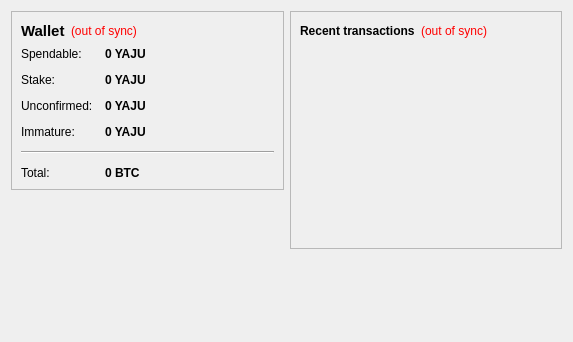
<?xml version="1.0" encoding="UTF-8"?>
<ui version="4.0">
 <class>OverviewPage</class>
 <widget class="QWidget" name="OverviewPage">
  <property name="geometry">
   <rect>
    <x>0</x>
    <y>0</y>
    <width>573</width>
    <height>342</height>
   </rect>
  </property>
  <property name="windowTitle">
   <string>Form</string>
  </property>
  <layout class="QHBoxLayout" name="horizontalLayout" stretch="1,1">
   <item>
    <layout class="QVBoxLayout" name="verticalLayout_2">
     <item>
      <widget class="QFrame" name="frame">
       <property name="frameShape">
        <enum>QFrame::StyledPanel</enum>
       </property>
       <property name="frameShadow">
        <enum>QFrame::Raised</enum>
       </property>
       <layout class="QVBoxLayout" name="verticalLayout_4">
        <item>
         <layout class="QHBoxLayout" name="horizontalLayout_4">
          <item>
           <widget class="QLabel" name="label_5">
            <property name="font">
             <font>
              <pointsize>11</pointsize>
              <weight>75</weight>
              <bold>true</bold>
             </font>
            </property>
            <property name="text">
             <string>Wallet</string>
            </property>
           </widget>
          </item>
          <item>
           <widget class="QLabel" name="labelWalletStatus">
            <property name="toolTip">
             <string>The displayed information may be out of date. Your wallet automatically synchronizes with the YAJUCOIN network after a connection is established, but this process has not completed yet.</string>
            </property>
            <property name="styleSheet">
             <string notr="true">QLabel { color: red; }</string>
            </property>
            <property name="text">
             <string notr="true">(out of sync)</string>
            </property>
            <property name="alignment">
             <set>Qt::AlignLeading|Qt::AlignLeft|Qt::AlignVCenter</set>
            </property>
           </widget>
          </item>
          <item>
           <spacer name="horizontalSpacer_2">
            <property name="orientation">
             <enum>Qt::Horizontal</enum>
            </property>
            <property name="sizeHint" stdset="0">
             <size>
              <width>40</width>
              <height>20</height>
             </size>
            </property>
           </spacer>
          </item>
         </layout>
        </item>
        <item>
         <layout class="QFormLayout" name="formLayout_2">
          <property name="fieldGrowthPolicy">
           <enum>QFormLayout::AllNonFixedFieldsGrow</enum>
          </property>
          <property name="horizontalSpacing">
           <number>12</number>
          </property>
          <property name="verticalSpacing">
           <number>12</number>
          </property>
          <item row="0" column="0">
           <widget class="QLabel" name="label">
            <property name="text">
             <string>Spendable:</string>
            </property>
           </widget>
          </item>
          <item row="0" column="1">
           <widget class="QLabel" name="labelBalance">
            <property name="font">
             <font>
              <weight>75</weight>
              <bold>true</bold>
             </font>
            </property>
            <property name="cursor">
             <cursorShape>IBeamCursor</cursorShape>
            </property>
            <property name="toolTip">
             <string>Your current spendable balance</string>
            </property>
            <property name="text">
             <string notr="true">0 YAJU</string>
            </property>
            <property name="textInteractionFlags">
             <set>Qt::LinksAccessibleByMouse|Qt::TextSelectableByKeyboard|Qt::TextSelectableByMouse</set>
            </property>
           </widget>
          </item>
          <item row="1" column="0">
           <widget class="QLabel" name="label_6">
            <property name="text">
             <string>Stake:</string>
            </property>
           </widget>
          </item>
          <item row="1" column="1">
           <widget class="QLabel" name="labelStake">
            <property name="font">
             <font>
              <weight>75</weight>
              <bold>true</bold>
             </font>
            </property>
            <property name="cursor">
             <cursorShape>IBeamCursor</cursorShape>
            </property>
            <property name="toolTip">
             <string>Total of coins that was staked, and do not yet count toward the current balance</string>
            </property>
            <property name="text">
             <string notr="true">0 YAJU</string>
            </property>
            <property name="textInteractionFlags">
             <set>Qt::LinksAccessibleByMouse|Qt::TextSelectableByKeyboard|Qt::TextSelectableByMouse</set>
            </property>
           </widget>
          </item>
          <item row="2" column="0">
           <widget class="QLabel" name="label_3">
            <property name="text">
             <string>Unconfirmed:</string>
            </property>
           </widget>
          </item>
          <item row="2" column="1">
           <widget class="QLabel" name="labelUnconfirmed">
            <property name="font">
             <font>
              <weight>75</weight>
              <bold>true</bold>
             </font>
            </property>
            <property name="cursor">
             <cursorShape>IBeamCursor</cursorShape>
            </property>
            <property name="toolTip">
             <string>Total of transactions that have yet to be confirmed, and do not yet count toward the current balance</string>
            </property>
            <property name="text">
             <string notr="true">0 YAJU</string>
            </property>
            <property name="textInteractionFlags">
             <set>Qt::LinksAccessibleByMouse|Qt::TextSelectableByKeyboard|Qt::TextSelectableByMouse</set>
            </property>
           </widget>
          </item>
          <item row="3" column="0">
           <widget class="QLabel" name="labelImmatureText">
            <property name="text">
             <string>Immature:</string>
            </property>
           </widget>
          </item>
          <item row="3" column="1">
           <widget class="QLabel" name="labelImmature">
            <property name="font">
             <font>
              <weight>75</weight>
              <bold>true</bold>
             </font>
            </property>
            <property name="toolTip">
             <string>Mined balance that has not yet matured</string>
            </property>
            <property name="text">
             <string notr="true">0 YAJU</string>
            </property>
            <property name="textInteractionFlags">
             <set>Qt::LinksAccessibleByMouse|Qt::TextSelectableByKeyboard|Qt::TextSelectableByMouse</set>
            </property>
           </widget>
          </item>
          <item row="4" column="0" colspan="2">
           <widget class="Line" name="line">
            <property name="orientation">
             <enum>Qt::Horizontal</enum>
            </property>
           </widget>
          </item>
          <item row="5" column="0">
           <widget class="QLabel" name="labelTotalText">
            <property name="text">
             <string>Total:</string>
            </property>
           </widget>
          </item>
          <item row="5" column="1">
           <widget class="QLabel" name="labelTotal">
            <property name="font">
             <font>
              <weight>75</weight>
              <bold>true</bold>
             </font>
            </property>
            <property name="cursor">
             <cursorShape>IBeamCursor</cursorShape>
            </property>
            <property name="toolTip">
             <string>Your current total balance</string>
            </property>
            <property name="text">
             <string notr="true">0 BTC</string>
            </property>
            <property name="textInteractionFlags">
             <set>Qt::LinksAccessibleByMouse|Qt::TextSelectableByKeyboard|Qt::TextSelectableByMouse</set>
            </property>
           </widget>
          </item>
         </layout>
        </item>
       </layout>
      </widget>
     </item>
     <item>
      <spacer name="verticalSpacer">
       <property name="orientation">
        <enum>Qt::Vertical</enum>
       </property>
       <property name="sizeHint" stdset="0">
        <size>
         <width>20</width>
         <height>40</height>
        </size>
       </property>
      </spacer>
     </item>
    </layout>
   </item>
   <item>
    <layout class="QVBoxLayout" name="verticalLayout_3">
     <item>
      <widget class="QFrame" name="frame_2">
       <property name="frameShape">
        <enum>QFrame::StyledPanel</enum>
       </property>
       <property name="frameShadow">
        <enum>QFrame::Raised</enum>
       </property>
       <layout class="QVBoxLayout" name="verticalLayout">
        <item>
         <layout class="QHBoxLayout" name="horizontalLayout_2">
          <item>
           <widget class="QLabel" name="label_4">
            <property name="text">
             <string>&lt;b&gt;Recent transactions&lt;/b&gt;</string>
            </property>
           </widget>
          </item>
          <item>
           <widget class="QLabel" name="labelTransactionsStatus">
            <property name="toolTip">
             <string>The displayed information may be out of date. Your wallet automatically synchronizes with the YAJUCOIN network after a connection is established, but this process has not completed yet.</string>
            </property>
            <property name="styleSheet">
             <string notr="true">QLabel { color: red; }</string>
            </property>
            <property name="text">
             <string notr="true">(out of sync)</string>
            </property>
            <property name="alignment">
             <set>Qt::AlignRight|Qt::AlignTrailing|Qt::AlignVCenter</set>
            </property>
           </widget>
          </item>
          <item>
           <spacer name="horizontalSpacer">
            <property name="orientation">
             <enum>Qt::Horizontal</enum>
            </property>
            <property name="sizeHint" stdset="0">
             <size>
              <width>40</width>
              <height>20</height>
             </size>
            </property>
           </spacer>
          </item>
         </layout>
        </item>
        <item>
         <widget class="QListView" name="listTransactions">
          <property name="styleSheet">
           <string notr="true">QListView { background: transparent; }</string>
          </property>
          <property name="frameShape">
           <enum>QFrame::NoFrame</enum>
          </property>
          <property name="verticalScrollBarPolicy">
           <enum>Qt::ScrollBarAlwaysOff</enum>
          </property>
          <property name="horizontalScrollBarPolicy">
           <enum>Qt::ScrollBarAlwaysOff</enum>
          </property>
          <property name="selectionMode">
           <enum>QAbstractItemView::NoSelection</enum>
          </property>
         </widget>
        </item>
       </layout>
      </widget>
     </item>
     <item>
      <spacer name="verticalSpacer_2">
       <property name="orientation">
        <enum>Qt::Vertical</enum>
       </property>
       <property name="sizeHint" stdset="0">
        <size>
         <width>20</width>
         <height>40</height>
        </size>
       </property>
      </spacer>
     </item>
    </layout>
   </item>
  </layout>
 </widget>
 <resources/>
 <connections/>
</ui>
